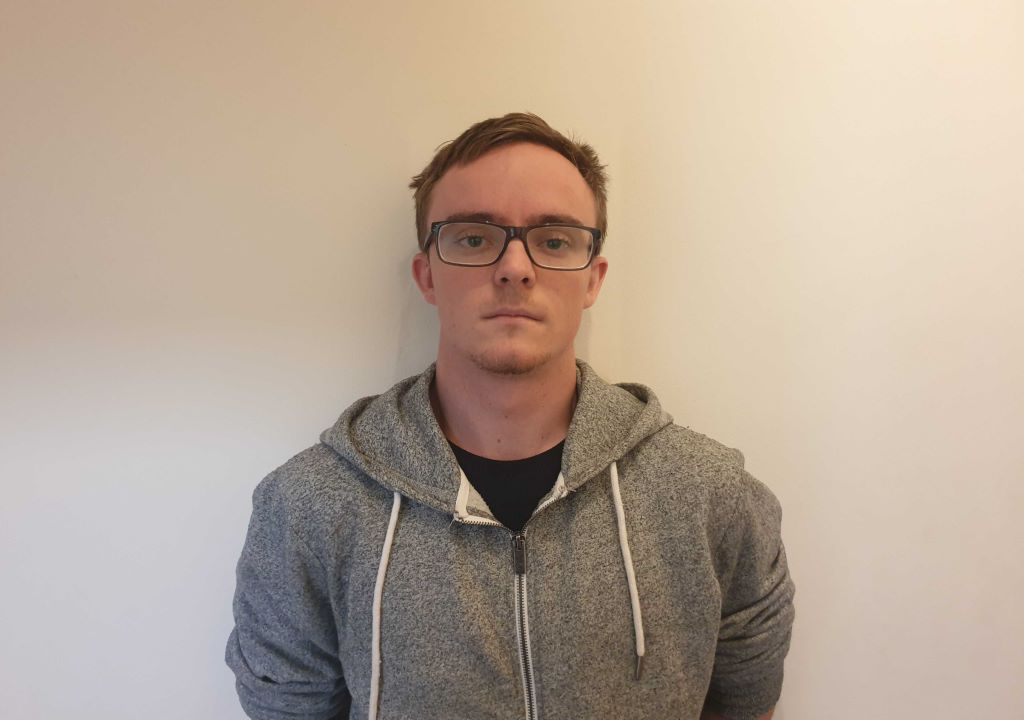
#> input picture Lab_1/code/face_02_u6352049.jpg, 1024 x 720 px
$ python Lab1Part4.py
#> lines starting #> are read from the running program, lines starting #| are printed output that depends on the picture; after the words box and inside, x2 and y2 are one past the last pixel; in counts of white or black regions, pixels touching at a corner belong together
# -*- coding: utf-8 -*-
"""
Created on Wed Apr  1 15:12:54 2020

@author: Benjamin
"""
import numpy as np
import cv2
import os
import matplotlib.pyplot as plt

#Note: Some images will not display well using cv2.imshow().
#Note: Keep in mind these images are still correct and will save...
# ... to be the same images as displayed in the report

#define user functions
def color2gray(img):
    r = img[:,:,0]
    g = img[:,:,1]
    b = img[:,:,2]
    C = 0.2989*r + 0.5870*g + 0.114*b
    return C;

def my_Gauss_filter(img, kernel):
    imgrow, imgcol = img.shape
    kernelrow, kernelcol = kernel.shape
    total =np.sum(kernel)
    output = np.zeros(img.shape)
    padx = int((kernelcol -1)/2)
    pady = int((kernelrow -1)/2)
    padimg = np.zeros((imgrow + 2*pady, imgcol + 2* padx))
    padimg[pady:padimg.shape[0]-pady, padx:padimg.shape[1]-padx] =img

    for row in range(imgrow):
        for col in range(imgcol):
            output[row, col] = np.sum(kernel*padimg[row:row +kernelrow, col:col + kernelcol])/total
    #replacing borders, only relevant for 5x5 kernels
    output[:,-1] = output[:,-3]
    output[:,-2] = output[:,-3]
    output[:,0] = output[:,2]
    output[:,0] = output[:,2]
    output[-1,:] = output[-3,:]
    output[-2,:] = output[-3,:]
    output[0,:] = output[2,:]
    output[1,:] = output[2,:]
    output = np.where(output>=255,255, output)
    output = np.where(output<0,0, output)
    return output;


#Read in image and display
mePic = cv2.imread('face_02_u6352049.jpg')
#> mePic is the input picture: shape (720, 1024, 3); mean B, G, R 150.5, 166.3, 183
cv2.imshow("Starting face", mePic)

#crop, resize and set to grayscale
cropped_img = mePic[100:356, 400:656]
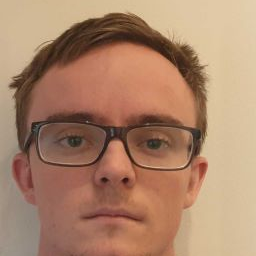
#> cropped_img: shape (256, 256, 3); mean B, G, R 106.4, 132.5, 171.4
crop_re_size =cv2.resize(cropped_img, (256,256))
grayShape = color2gray(crop_re_size)
#> in color2gray, `r = img[:,:,0]`:
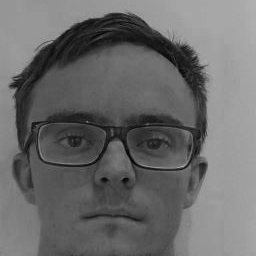
#> r: shape (256, 256); min 0, max 175, mean 106.4
#> in color2gray, `b = img[:,:,2]`:
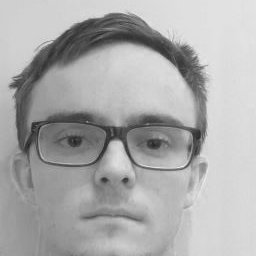
#> b: shape (256, 256); min 32, max 239, mean 171.4
cv2.imshow('grey Scale', grayShape)

#establish matrix of noise values
r, c = grayShape.shape
#> r = 256; c = 256
noise = 15*np.random.randn(r,c)

#add values and clip where necessary
gaussian_noise =grayShape + noise
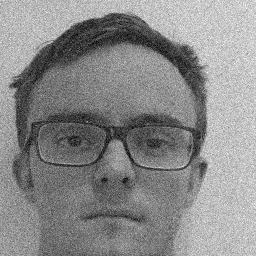
#> gaussian_noise: shape (256, 256) float64; min -12.43, max 247.7, mean 129.1; drawn with min black and max white
gaussian_noise = np.where(gaussian_noise>=255,255, gaussian_noise)
gaussian_noise = np.where(gaussian_noise<=0,0, gaussian_noise)

#Histograms of cropped image with and without noise
plt.figure(1)
plt.subplot(1,2,1)
ccounts= np.linspace(0,255,256)
histC, _ = np.histogram(crop_re_size, range=(0,255),bins=256)
#> histC = 256 values, max 2597 at index 151, min 0 at index 5, mean 768
plt.xlabel('Intensity')
plt.ylabel('Frequency')
plt.ylim(0,3000)
plt.title('Grayscale Image')
plt.bar(ccounts, histC)
plt.subplot(1,2,2)
histG, _ = np.histogram(gaussian_noise, range=(0,255),bins=256)
#> histG = 256 values, max 564 at index 118, min 0 at index 241, mean 256
plt.xlabel('Intensity')
plt.ylabel('Frequency')
plt.title('Image with Gaussian Noise')
plt.ylim(0,3000)
plt.bar(ccounts, histG)
plt.savefig('D:/Documents/UNI/CompVision/Gitlab/ENGN4528/Lab_1/Images/P4_fig17_with_noise.png')
#> figure, not shown here; panel 1: tallest bar 2597 high, from x = 150.6 to 151.4; panel 2: tallest bar 564 high, from x = 117.6 to 118.4

#steps 4 and onwards
Gauss_kernel = np.array([[1,4,6,4,1],[4,15,24,15,4],[6,24,38,24,6],[4,15,24,15,4],[1,4,6,4,1]])
filtered = my_Gauss_filter(gaussian_noise, Gauss_kernel)
#> in my_Gauss_filter, `padimg[pady:padimg.shape[0]-pady, padx:padimg.shape[1]-padx] =img`:
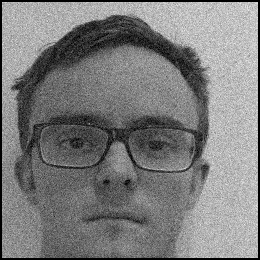
#> padimg: shape (260, 260) float64; min 0, max 247.7, mean 125.1
#> in my_Gauss_filter, `output[:,-2] = output[:,-3]`: output: shape (256, 256) float64; min 22.21, max 207.3, mean 128.4
#> in my_Gauss_filter, `output[-2,:] = output[-3,:]`: output: shape (256, 256) float64; min 22.21, max 207.3, mean 128.8
#> in my_Gauss_filter, `output[0,:] = output[2,:]`:
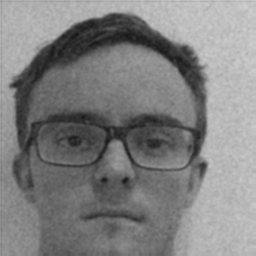
#> output: shape (256, 256) float64; min 22.21, max 207.3, mean 129
#> in my_Gauss_filter, `output[1,:] = output[2,:]`: output: shape (256, 256) float64; 0.39% of pixels changed, all inside (x1, y1, x2, y2) = (0, 1, 256, 2)
cv2.imshow('filtered', filtered)

#comparison to inbuilt filter
test_official = cv2.GaussianBlur(gaussian_noise, (5,5), 1)
cv2.imshow('official', test_official)

#histogram of image after gaussian filtering
plt.figure(2)
plt.subplot(1,1,1)
histG, _ = np.histogram(filtered, range=(0,255),bins=256)
#> histG = 256 values, max 1070 at index 186, min 0 at index 0, mean 256
plt.xlabel('Intensity')
plt.ylabel('Frequency')
plt.title('Gaussian histogram')
plt.bar(ccounts, histG)
plt.savefig('D:/Documents/UNI/CompVision/Gitlab/ENGN4528/Lab_1/Images/P4_Not_used_after_filtering.png')
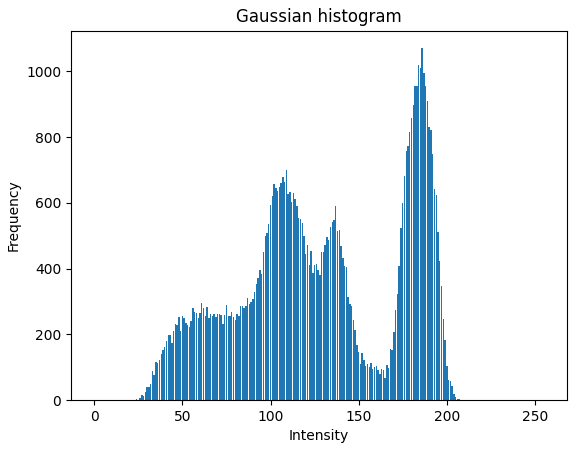
#> figure drawn by matplotlib, 1 panel; tallest bar 1070 high, from x = 185.6 to 186.4

#saving relevant images
path ='D:/Documents/UNI/CompVision/Gitlab/ENGN4528/Lab_1/Images'
cv2.imwrite(os.path.join(path, 'P4_face1.jpg'),mePic)
cv2.imwrite(os.path.join(path, 'P4_fig15_GrayFace.jpg'),grayShape)
cv2.imwrite(os.path.join(path, 'P4_fig16_gaussian_noise.jpg'),gaussian_noise)
cv2.imwrite(os.path.join(path, 'P4_fig18_filtered_image.jpg'),filtered)
cv2.imwrite(os.path.join(path, 'P4_fig19_filter_inbuilt.jpg'),test_official)

cv2.waitKey(0)
cv2.destroyAllWindows()

$ run again, with Lab_1/code/face_01_u6352049.jpg copied over Lab_1/code/face_02_u6352049.jpg
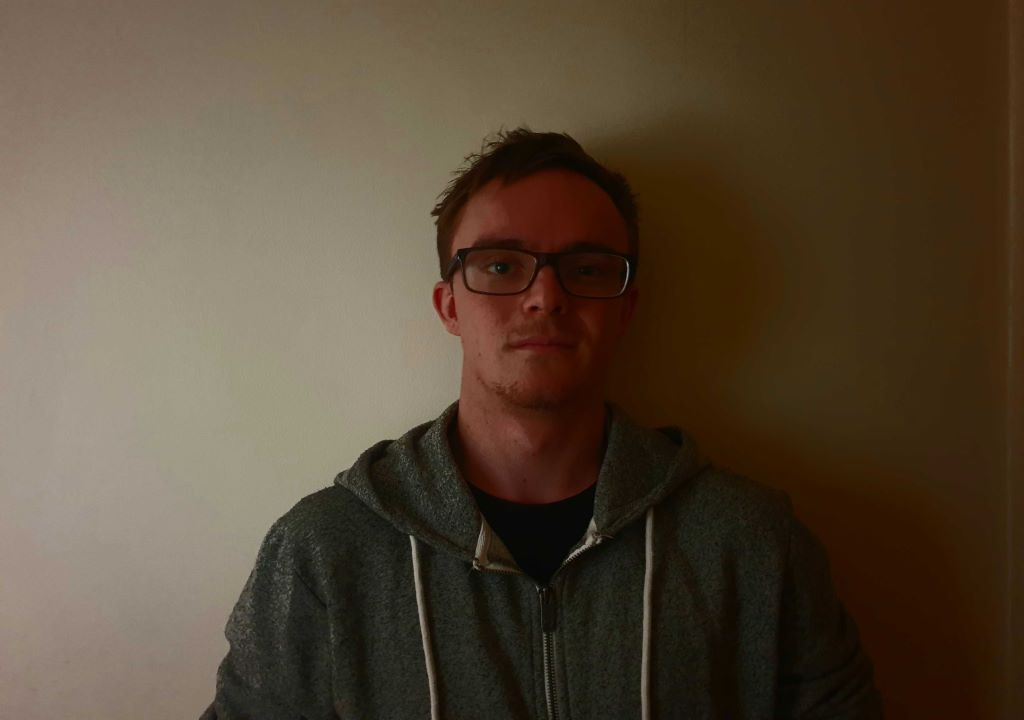
#> input picture Lab_1/code/face_01_u6352049.jpg, 1024 x 720 px
#> mePic is the input picture: shape (720, 1024, 3); mean B, G, R 54.9, 72.6, 87.5
#> histC = 256 values, max 7383 at index 0, min 0 at index 165, mean 768
#> `histG, _ = np.histogram(gaussian_noise, range=(0,255),bins=256)`: histG = 256 values, max 5307 at index 0, min 0 at index 181, mean 256
#> in my_Gauss_filter, `padimg[pady:padimg.shape[0]-pady, padx:padimg.shape[1]-padx] =img`:
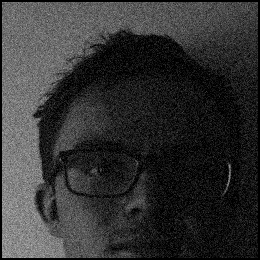
#> padimg: shape (260, 260) float64; min 0, max 192.9, mean 51.1
#> `histG, _ = np.histogram(filtered, range=(0,255),bins=256)`: histG = 256 values, max 2000 at index 14, min 0 at index 0, mean 256
#> `plt.savefig('D:/Documents/UNI/CompVision/Gitlab/ENGN4528/Lab_1/Images/..`:
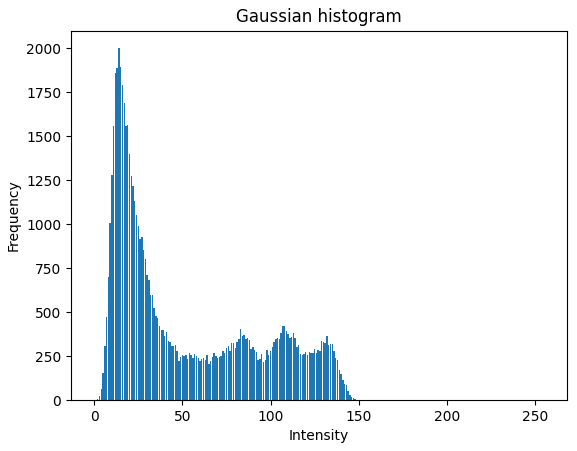
#> figure drawn by matplotlib, 1 panel; tallest bar 2000 high, from x = 13.6 to 14.4

$ run again, with Lab_1/code/face_03_u6352049.jpg copied over Lab_1/code/face_02_u6352049.jpg
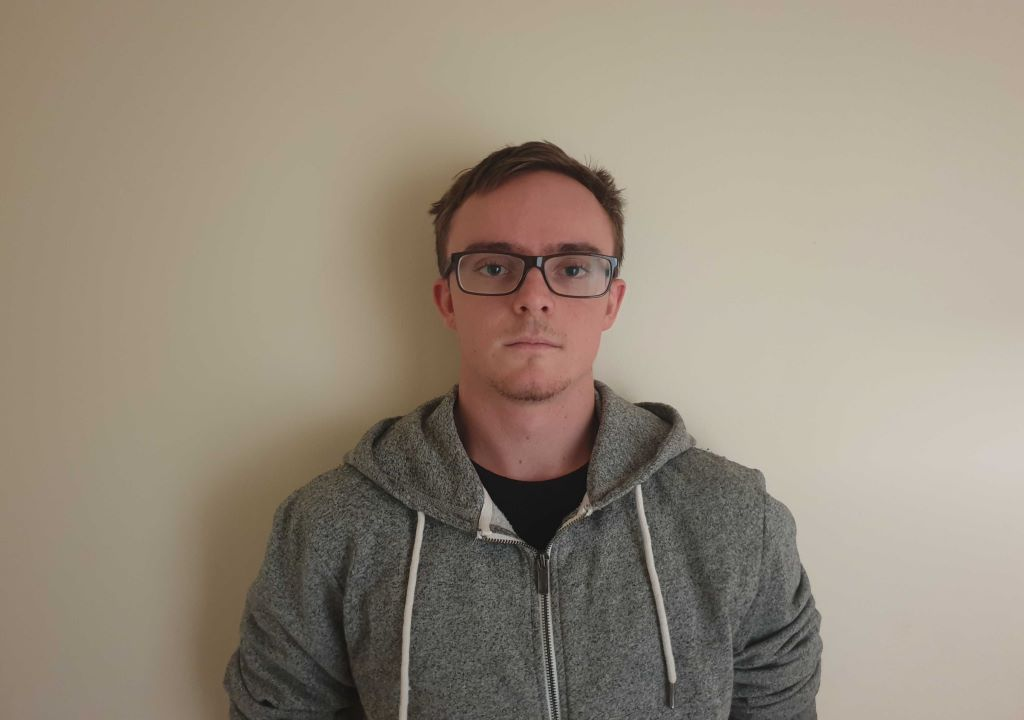
#> input picture Lab_1/code/face_03_u6352049.jpg, 1024 x 720 px
#> mePic is the input picture: shape (720, 1024, 3); mean B, G, R 124.2, 139.4, 150.5
#> histC = 256 values, max 3247 at index 186, min 0 at index 1, mean 768
#> `histG, _ = np.histogram(gaussian_noise, range=(0,255),bins=256)`: histG = 256 values, max 611 at index 99, min 0 at index 226, mean 256
#> in my_Gauss_filter, `output[0,:] = output[2,:]`:
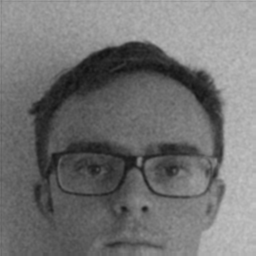
#> output: shape (256, 256) float64; min 17.78, max 198, mean 114.8
#> `histG, _ = np.histogram(filtered, range=(0,255),bins=256)`: histG = 256 values, max 877 at index 176, min 0 at index 0, mean 256
#> `plt.savefig('D:/Documents/UNI/CompVision/Gitlab/ENGN4528/Lab_1/Images/..`:
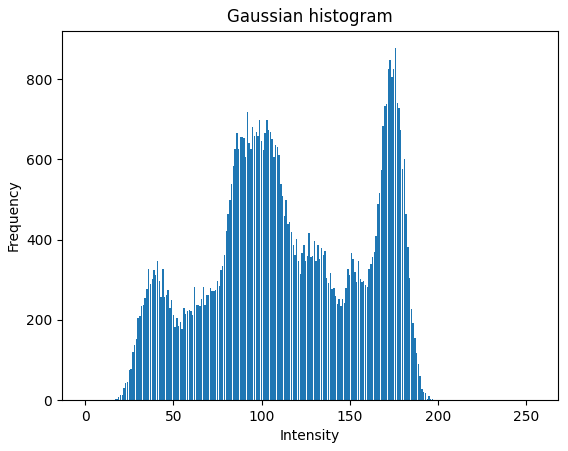
#> figure drawn by matplotlib, 1 panel; tallest bar 877 high, from x = 175.6 to 176.4
